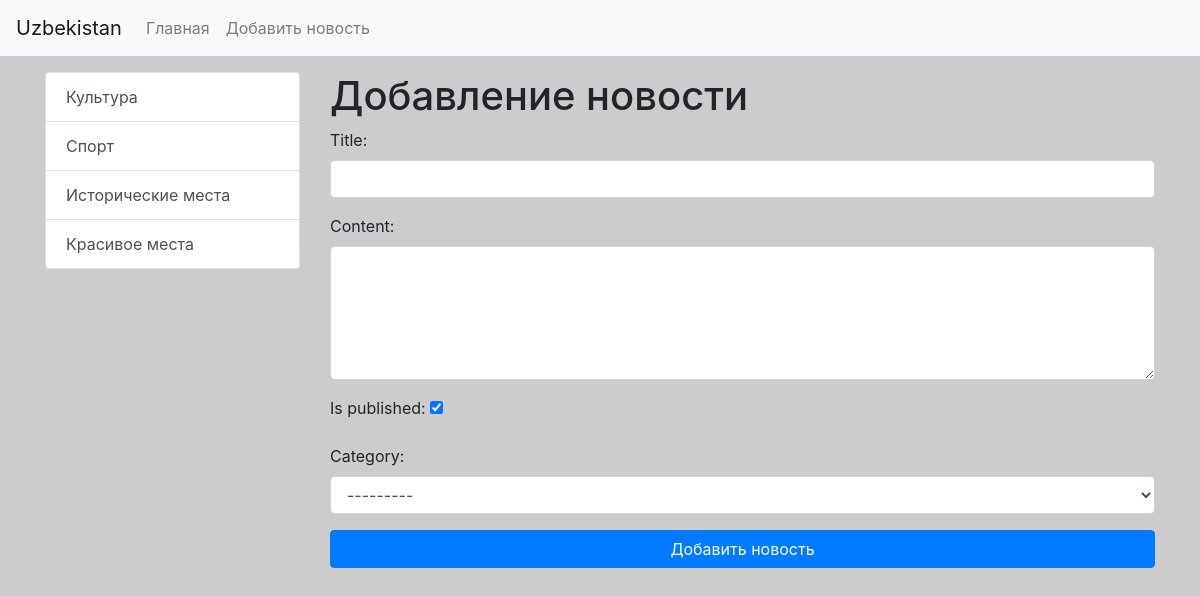
The app's page /news/add-news/ with its own data.
### news/models.py (models this page shows)
class Category(models.Model):
    title = models.CharField(max_length=150, db_index=True, verbose_name="name of category")
    def get_absolute_url(self):
        return reverse('category', kwargs={"category_id": self.pk})
    def __str__(self):
        return self.title
    class Meta:
        verbose_name = 'category'
        verbose_name_plural = 'Категории'
        ordering = ['title']

### news/views.py (the view)
# urls.py: path('news/add-news/', CreatNews.as_view(), name='add_news'),
class CreatNews(CreateView):
    form_class = NewsForm
    template_name = 'news/add_news.html'

### news/forms.py (shortened to what this page needs)
class NewsForm(forms.ModelForm):
     class Meta:
         model = News
         fields = ['title', 'content', 'is_published','category']
         widgets = {
             'title': forms.TextInput(attrs={'class':'form-control'}),
             'content': forms.Textarea(attrs={'class': 'form-control', 'rows': 5}),
             'category': forms.Select(attrs={'class': 'form-control'}),
         }

### news/templatetags/news_tags.py (called while the page is built)
@register.inclusion_tag('news/list_categories.html')
def show_categories(arg1='Hello', arg2='world'):
    categories = Category.objects.annotate(cnt=Count('news')).filter(cnt__gt=0)
    return {"categories": categories, "arg1": arg1, "arg2": arg2 }

### news/templates/news/add_news.html (shortened to what this page needs)
{% extends 'base.html' %}
{% block sidebar %}
                  {% include 'inc/_sidebar.html' %}
{% endblock %}
{% block content %}
<h1>Добавление новости </h1>
<form action="{% url 'add_news' %}" method="post" enctype="multipart/form-data" >
    {{ form.as_p }}
    <button type="submit" class="btn btn-primary btn-block"> Добавить новость </button>
</form>
{% endblock %}

### news/templates/news/list_categories.html
<div class="list-group">
        {% for item in categories %}
         <a href="{{ item.get_absolute_url }}" class="list-group-item list-group-item-action">{{ item.title }}</a>
        {% endfor %}
</div>

### mysite/static/css/style.css (style rules this page uses)
body { background-color: #ccc; }

### records on screen
Category: title "Культура"
Category: title "Спорт"
Category: title "Исторические места"
Category: title "Красивое места"
